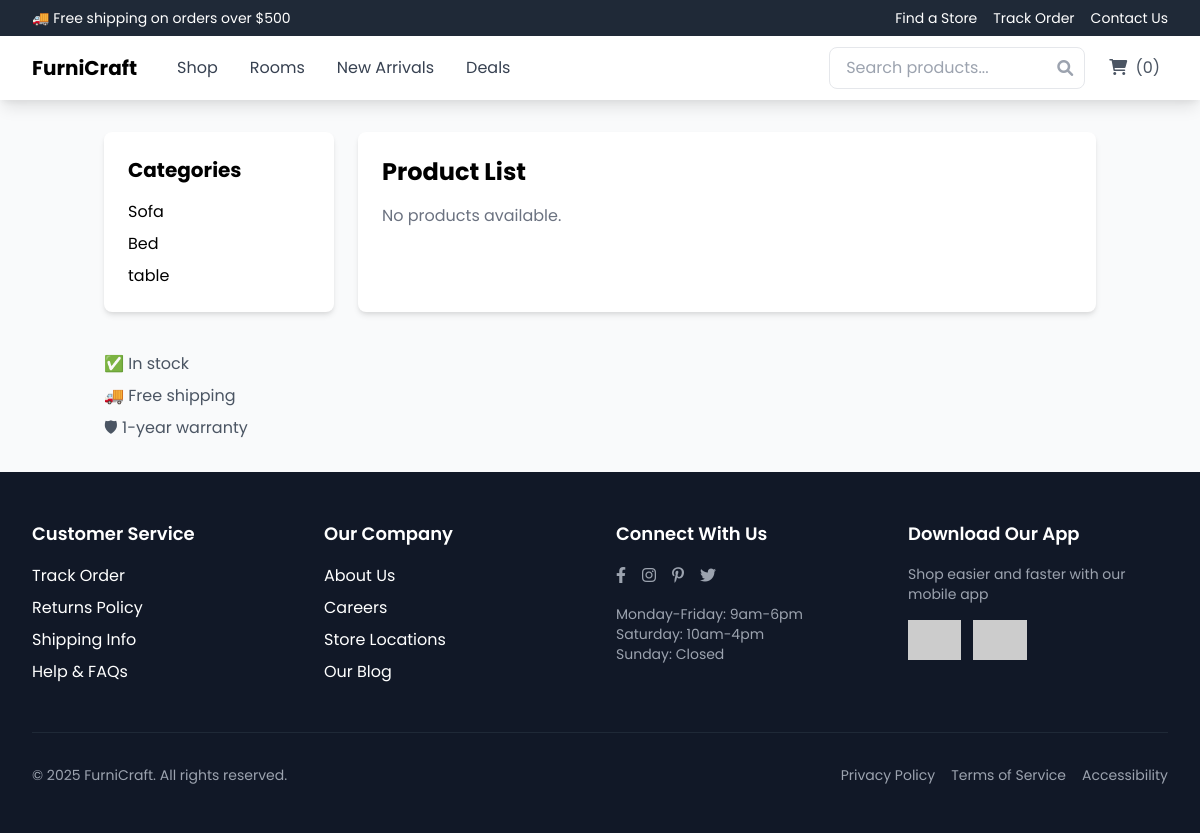
Screenshot of /products_list/ with the database file from the repository.
### authentication/models.py (models this page shows, shortened)
class Category(models.Model):
    name = models.CharField(max_length=255, unique=True)

### authentication/views.py (the view)
# urls.py: path('products_list/', product_list_page, name='product_list_page'),
def product_list_page(request):
    categories = Category.objects.all()  # Fetch all categories from the database
    return render(request, 'product_list_page.html', {'categories': categories})

### authentication/context_processors.py (called while the page is built, shortened)
def base_template_processor(request):
    base_template = None
    return {"base_template": base_template}

### templates/product_list_page.html (shortened to what this page needs)
{% extends 'base/base.html' %}
{% block content %}
<div class="container mx-auto px-4 py-8">
    <div class="grid grid-cols-1 lg:grid-cols-4 gap-6">
        <aside class="hidden md:block lg:col-span-1 bg-white p-6 rounded-lg shadow-md h-fit sticky top-16">
            <h2 class="text-xl font-bold mb-4">Categories</h2>
            <ul class="space-y-2">
                {% for category in categories %}
                    <li>
                        <a href="#" class="hover:text-blue-600">{{ category.name }}</a>
                    </li>
                {% empty %}
                    <li class="text-gray-500">No categories available</li>
                {% endfor %}
            </ul>
        </aside>
<section class="col-span-1 lg:col-span-3 bg-white p-6 rounded-lg shadow-md">
    <h1 class="text-2xl font-bold mb-4">Product List</h1>
    {% for product in products %}
        <div class="border p-4 rounded-lg shadow-md mb-4">
            <h2 class="text-xl font-bold">{{ product.name }}</h2>
            <div class="flex justify-center">
                {% if product.image %}
                    <img src="{{ product.image.url }}" alt="{{ product.name }}" class="w-full max-w-sm rounded-lg">
                {% else %}
                    <img src="https://via.placeholder.com/400" alt="No Image Available" class="w-full max-w-sm rounded-lg">
                {% endif %}
            </div>
            <div class="mt-4">
                <p class="text-lg font-semibold">${{ product.price }}</p>
                {% if product.discounted_price %}
                    <del class="text-gray-500">${{ product.original_price }}</del>
                    <span class="text-green-600 ml-2">
                        {{ product.discount_percentage }}% OFF
                    </span>
                {% endif %}
            </div>
            <div class="flex flex-wrap gap-4 mt-4">
                <button class="bg-blue-600 hover:bg-blue-700 text-white font-bold py-2 px-4 rounded w-full sm:w-auto">
                    Add to Cart
                </button>
                <button class="bg-gray-200 hover:bg-gray-300 text-gray-600 font-bold py-2 px-4 rounded w-full sm:w-auto">
                    Save for Later
                </button>
            </div>
        </div>
    {% empty %}
        <p class="text-gray-500">No products available.</p>
    {% endfor %}
</section>
            <div class="mt-4 text-gray-600 space-y-2">
                <p>✅ In stock</p>
                <p>🚚 Free shipping</p>
                <p>🛡 1-year warranty</p>
            </div>
    </div>
</div>
{% endblock %}

### templates/base/base.html (style rules this page uses)
* { font-family: 'Poppins', sans-serif; }

### rows the page displays
Category: name "Sofa"
Category: name "Bed"
Category: name "table"

### other values shown
{{ cart|length }} "0"
